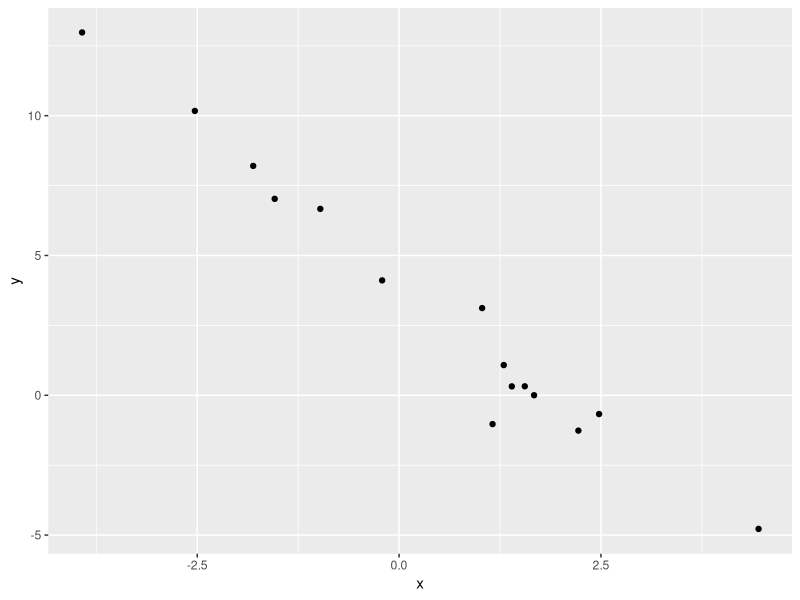
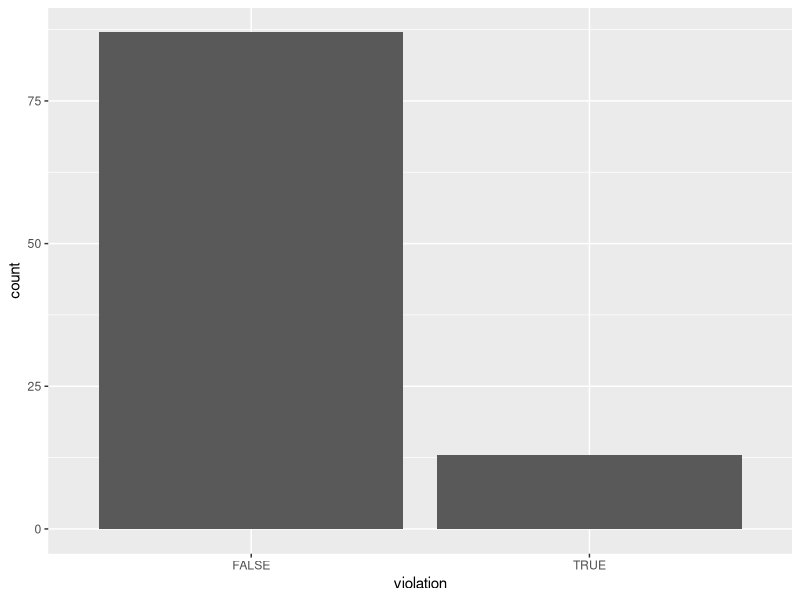

R code for these plots, in order:
## ---- chunk 1
library(ggplot2)
library(tidyverse)
## ---- chunk 2
# Betas and sigma
beta0 <- 5
beta1 <- -2
sigma <- 1.5

# Predictor (randomly chosen)
x <- rnorm(15, 0, 2)
  
# Response
mu <- beta0 + beta1 * x
y <- rnorm(15, mu, sigma)

mu 

# Visualize
ggplot(tibble(x, y), aes(x, y)) +
  geom_point()

## ---- chunk 3
p <- 0.2
violation <- rbinom(100, 1, p)

ggplot(tibble(violation = violation == 1), aes(violation)) +
  geom_bar()
## ---- chunk 4
# Betas
beta0 <- 0.1
beta1 <- 0.02

# Predictor
pcthisp <- runif(15, 0, 100)

# Response
p <- beta0 + beta1 * pcthisp
violation <- rbinom(15, size = 1, p = p)

print(p)

print(violation)
